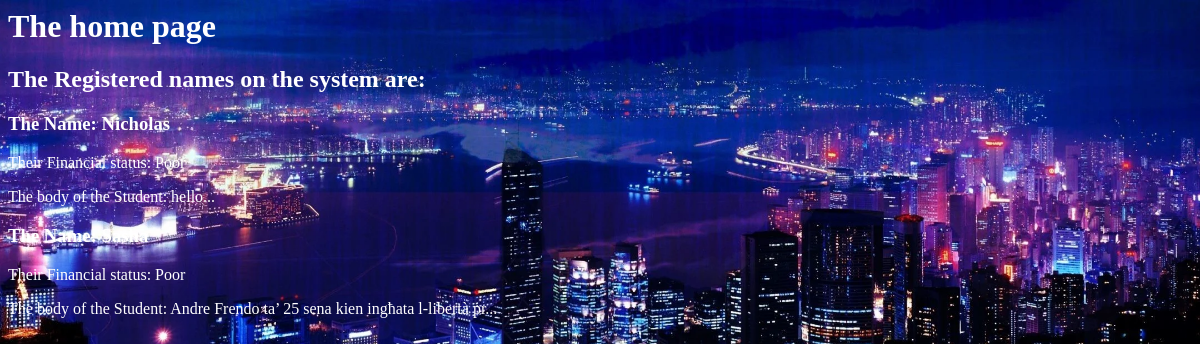
The page / on the database its author committed.
### app/models.py (models this page shows, shortened)
class Student(models.Model):
    name = models.TextField()
    VeryPoor = 'Very Poor'
    Poor = 'Poor'
    Mid = 'Normal'
    Rich = 'Rich'
    VeryRich = 'Very Rich'
    CHOICES = [
        (Poor, "Poor"),
        (VeryPoor, "Very Poor"),
        (Mid, "Mid"),
        (Rich, " Rich"),
        (VeryRich, "Very Rich")]
    Finances = models.CharField(
        max_length=9,
        choices=CHOICES,
        default='mid',
    )
    body = models.TextField()
    def shorten(self):
        return self.body[:50] + '...'

### app/views.py (the view)
# urls.py: path("", views.home),
def home(request):
    names = Student.objects.all()
    return render(request, 'home.html', {'names':names})

### templates/home.html
{% load static %}
<link rel="stylesheet"  href= static/styles.css>
<h1>The home page</h1>
<h2> The Registered names on the system are:</h2>
<div class="names">
    {% for name in names %}
        <div class = 'names'>
        <h3>The Name: {{name.name}}</h3>
        <p>Their Financial status: {{name.Finances}}</p>
        </div>
        <p>The body of the Student: {{name.shorten}}</p>
    {% endfor %}
</div>

### static/styles.css (style rules this page uses)
h1 { color: white; }
h2 { color: white; }
h3 { color: white; }
p { color: white; }

### rows shown on the page
Student: name "Nicholas", Finances "Poor", shorten "hello..."
Student: name "Sasha", Finances "Poor", shorten "Andre Frendo ta’ 25 sena kien ingħata l-libertà pr..."
